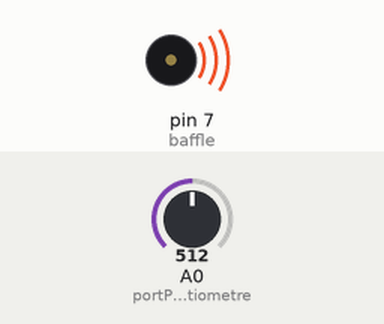
This sketch was run on a simulated Arduino Uno, built with avr-gcc and run on an emulated ATmega328P. On the bench: buzzer (waves = sounding). The test bench sets the inputs (shaded band); at power-on: A0 (portPotentiometre) = 512. What the sketch prints to the serial monitor is not drawn.

Above: at 0.2 s.
Timing chart, 0 to 6.4 s (numbered marks = the images above):
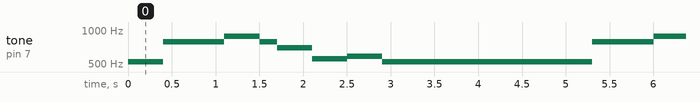

Measured:
- by itself, tone on pin 7 (baffle): repeats every 4.9 s: 783 Hz 0.70 s, 880 Hz 0.40 s, 783 Hz 0.20 s, 698 Hz 0.40 s, 559 Hz 0.40 s, 587 Hz 0.40 s, 523 Hz 2.4 s

The sketch:

baffle.ino
```cpp
#define do 523.25
#define re 587.33
#define mi 559.26
#define fa 698.46
#define sol 783.99
#define la 880
#define si 987.77
#define doo 554.37
#define baffle 7

long portPotentiometre = A0;
float valeurPotentiometre;

void setup() {
  pinMode(baffle, OUTPUT);
  Serial.begin(9600);
}

void loop() {

  valeurPotentiometre = analogRead(portPotentiometre);
  valeurPotentiometre = (valeurPotentiometre * 5.06 )/1023;
  Serial.println(valeurPotentiometre);
  delay(1);


  tone(baffle, do, 500);
  delay(200);
  tone(baffle, do, 1000);
  delay(200);

  tone(baffle, sol, 500);

  delay(200);
  tone(baffle, sol, 1000);

  delay(500);

  tone(baffle, la, 1000);

  delay(200);
  tone(baffle, la, 1000);

  delay(200);

  tone(baffle, sol, 2000);

  delay(200);

  tone(baffle, fa, 500);

  delay(200);
  tone(baffle, fa, 1000);

  delay(200);

  tone(baffle, mi, 500);

  delay(200);
  tone(baffle, mi, 1000);

  delay(200);

  tone(baffle, re, 500);

  delay(200);
  tone(baffle, re, 1000);

  delay(200);

  tone(baffle, do, 2000);

  delay(2000);

}
```
